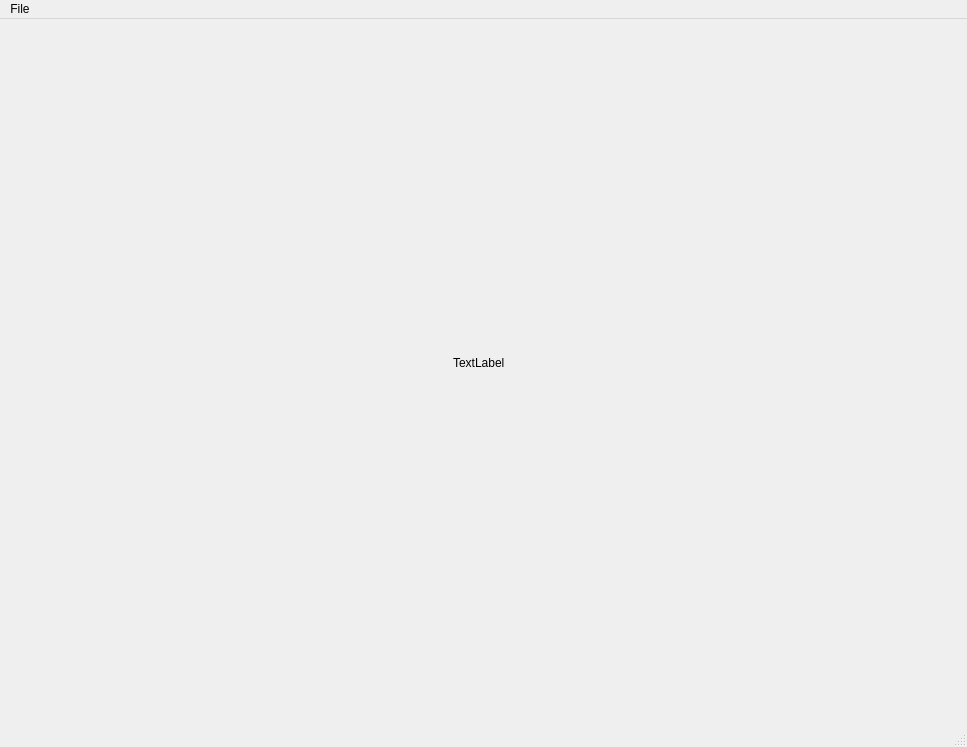
<?xml version="1.0" encoding="UTF-8"?>
<ui version="4.0">
 <class>MainWindow</class>
 <widget class="QMainWindow" name="MainWindow">
  <property name="geometry">
   <rect>
    <x>0</x>
    <y>0</y>
    <width>967</width>
    <height>747</height>
   </rect>
  </property>
  <property name="windowTitle">
   <string>MainWindow</string>
  </property>
  <widget class="QWidget" name="centralwidget">
   <widget class="QWidget" name="verticalLayoutWidget">
    <property name="geometry">
     <rect>
      <x>9</x>
      <y>9</y>
      <width>941</width>
      <height>671</height>
     </rect>
    </property>
    <layout class="QVBoxLayout" name="verticalLayout">
     <item alignment="Qt::AlignHCenter|Qt::AlignVCenter">
      <widget class="QLabel" name="image">
       <property name="text">
        <string>TextLabel</string>
       </property>
      </widget>
     </item>
    </layout>
   </widget>
  </widget>
  <widget class="QMenuBar" name="menubar">
   <property name="geometry">
    <rect>
     <x>0</x>
     <y>0</y>
     <width>967</width>
     <height>24</height>
    </rect>
   </property>
   <widget class="QMenu" name="menuFile">
    <property name="title">
     <string>File</string>
    </property>
    <addaction name="action_open"/>
   </widget>
   <addaction name="menuFile"/>
  </widget>
  <widget class="QStatusBar" name="statusbar"/>
  <action name="action_open">
   <property name="text">
    <string>Open</string>
   </property>
  </action>
 </widget>
 <resources/>
 <connections/>
</ui>
